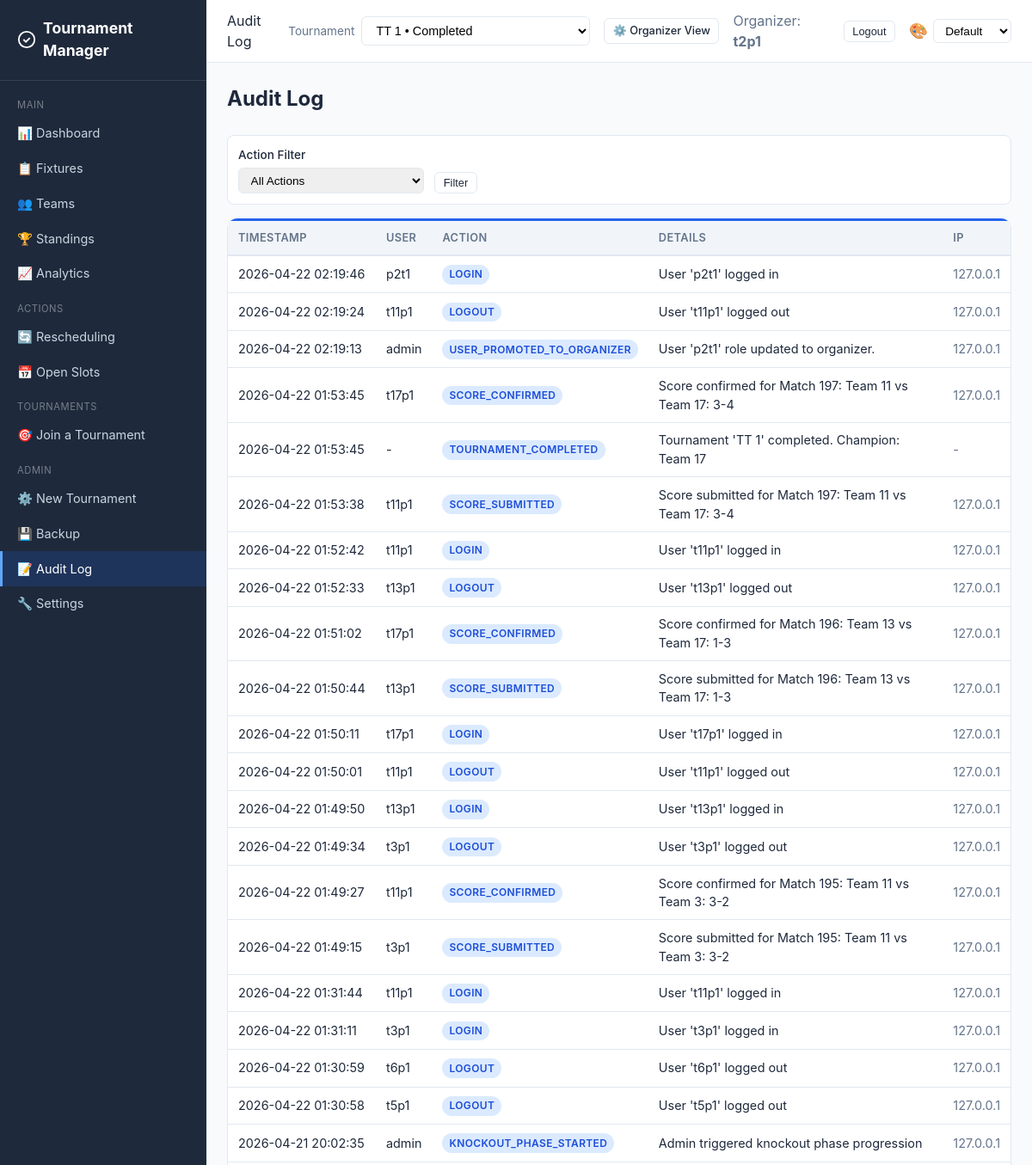
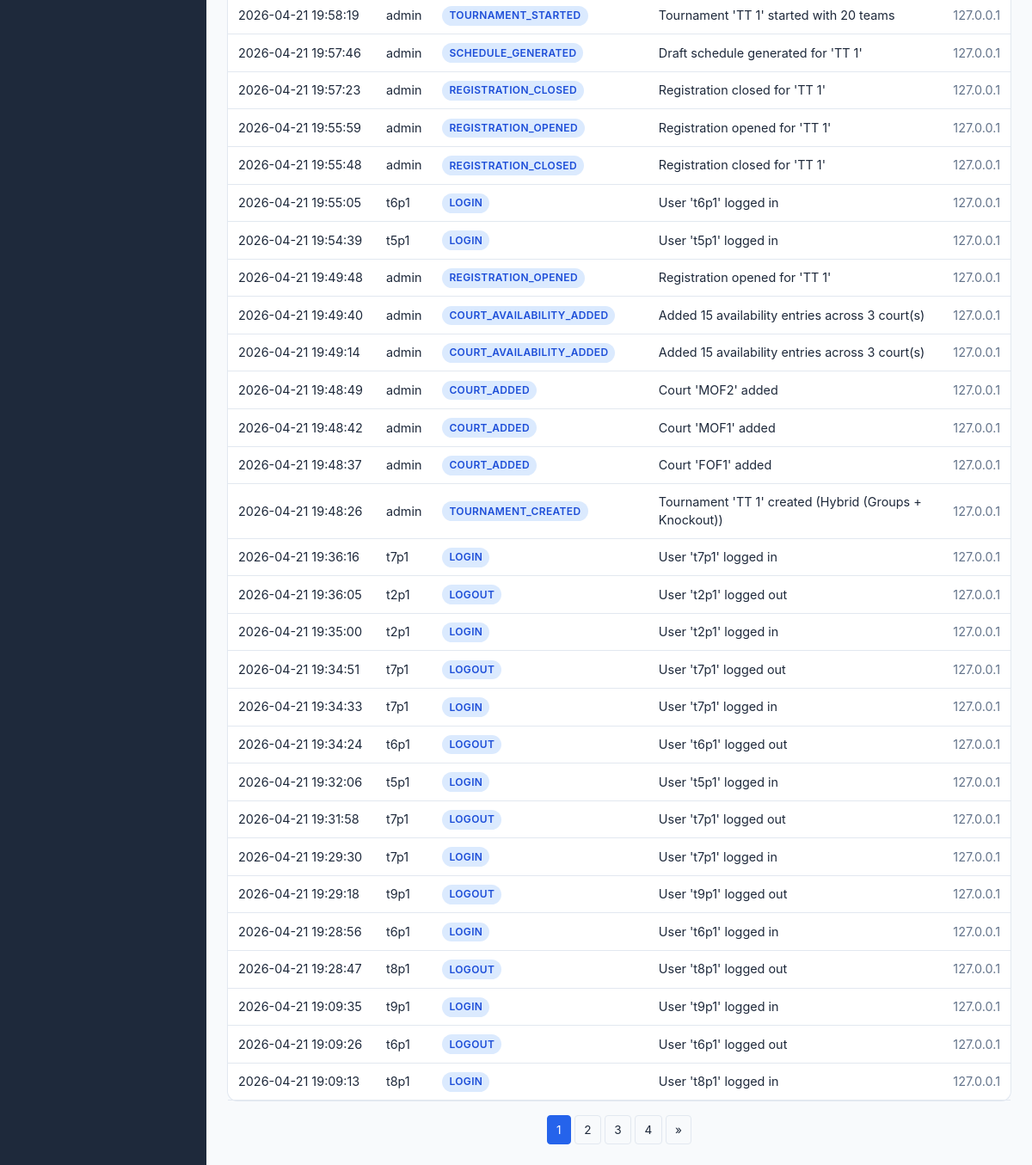
The app's page /audit-log/ (signed in), older data (2 pictures, top to bottom).
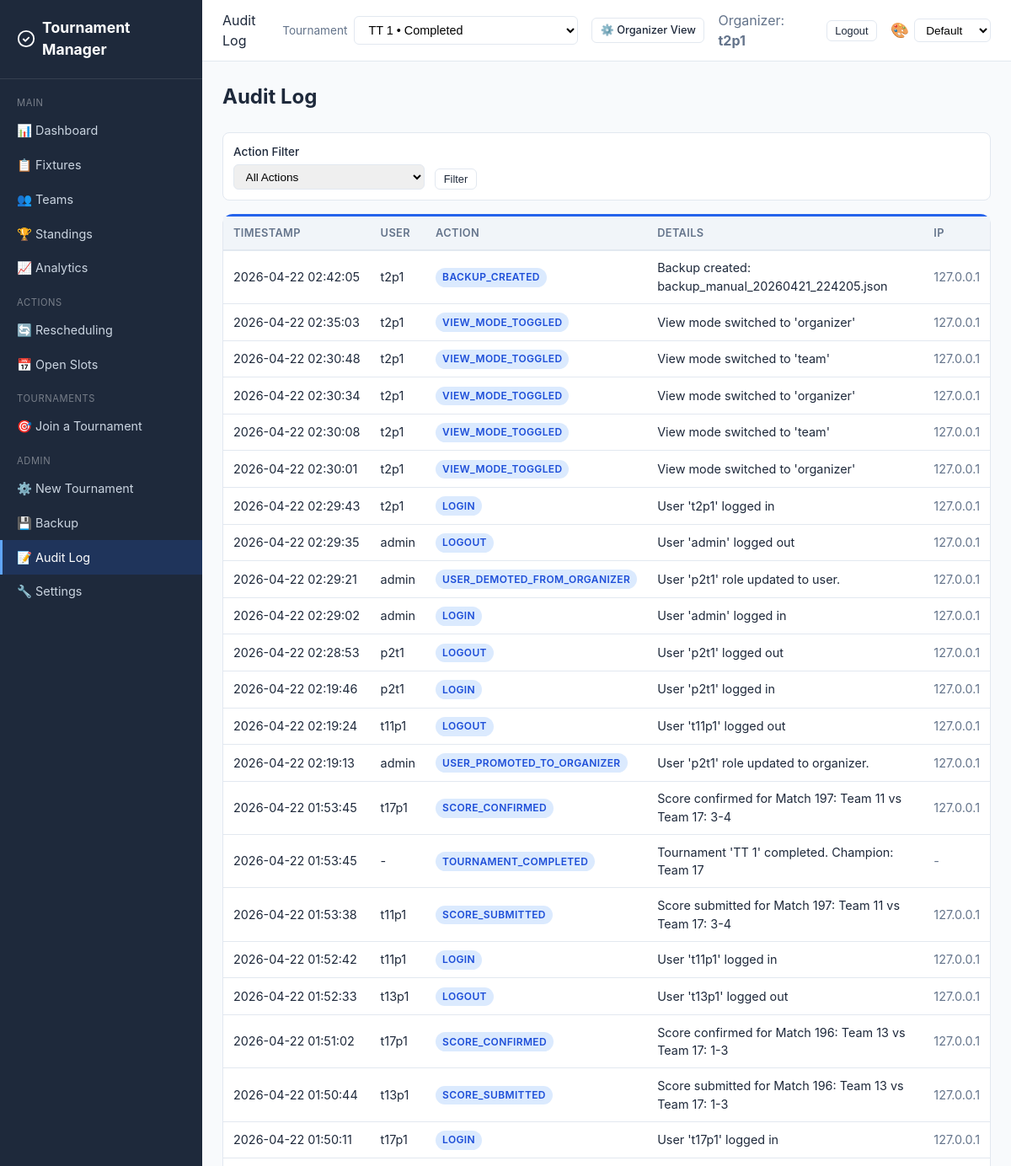
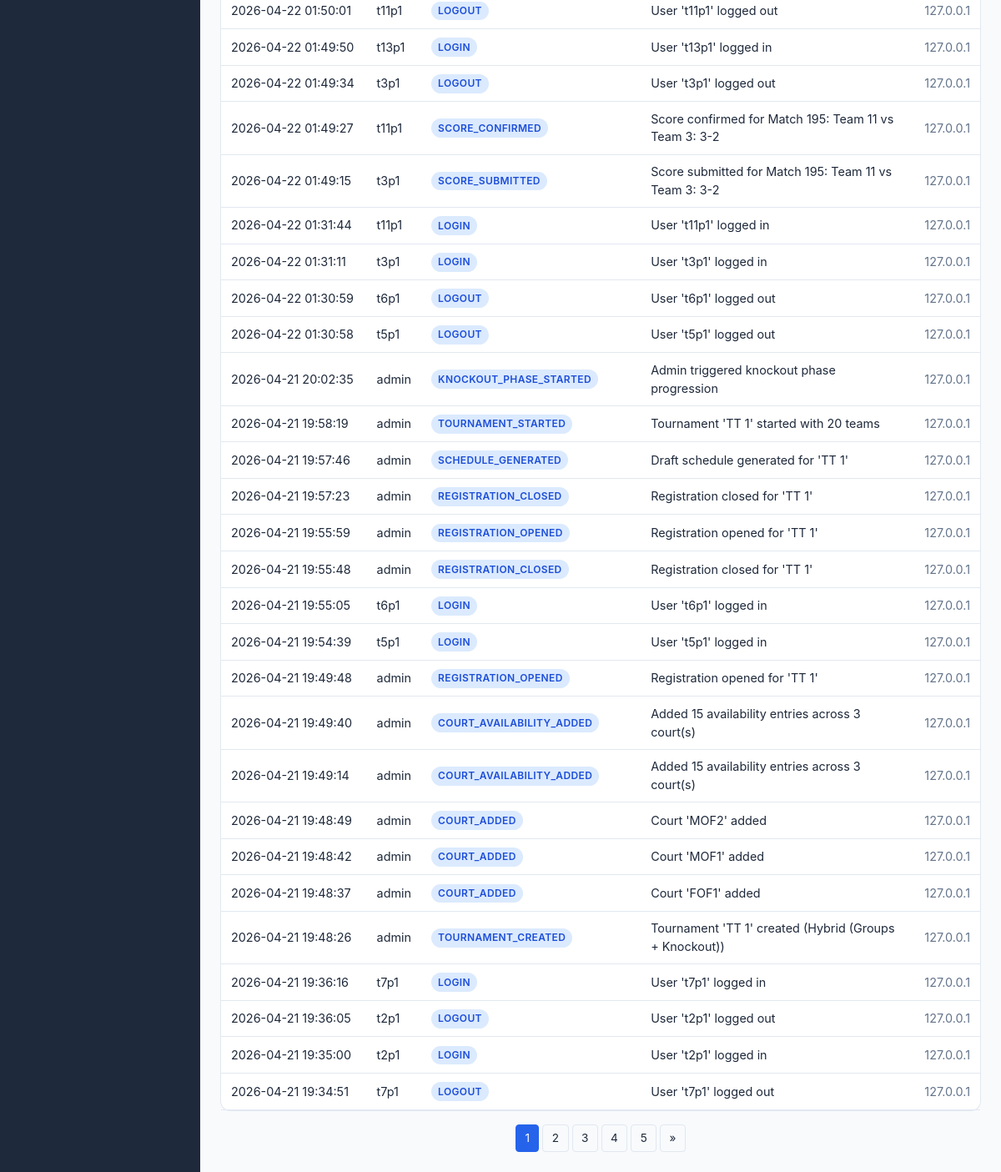
The same page, newer data (2 pictures, top to bottom).
### core/models.py (models this page shows, shortened)
class AuditLog(models.Model):
    user = models.ForeignKey(
        User, on_delete=models.SET_NULL, null=True, blank=True
    )
    action = models.CharField(max_length=100)
    details = models.TextField(default="")
    ip_address = models.GenericIPAddressField(null=True, blank=True)
    timestamp = models.DateTimeField(auto_now_add=True)
    tournament = models.ForeignKey(
        Tournament, on_delete=models.CASCADE, null=True, blank=True, related_name="audit_logs"
    )
    class Meta:
        ordering = ["-timestamp"]

### core/views.py (the view)
# urls.py: path("audit-log/", views.audit_log_view, name="audit_log"),
@login_required
def audit_log_view(request):
    tournament = _get_tournament(request)
    logs = AuditLog.objects.select_related("user")
    if tournament:
        logs = logs.filter(Q(tournament=tournament) | Q(tournament__isnull=True))
    action_filter = request.GET.get("action", "")
    if action_filter:
        logs = logs.filter(action=action_filter)
    page = _safe_page_param(request)
    per_page = 50
    total = logs.count()
    total_pages = max(1, (total + per_page - 1) // per_page)
    page = min(page, total_pages)
    logs = logs[(page - 1) * per_page : page * per_page]
    actions = AuditLog.objects.values_list("action", flat=True).distinct()
    return render(request, "core/audit_log.html", {
        "logs": logs, "actions": actions, "action_filter": action_filter,
        "page": page, "total_pages": total_pages, "page_range": range(1, total_pages + 1),
        **_tournament_context(request, tournament),
    })

### core/views.py (called while the page is built)
def _get_available_tournaments():
    return Tournament.objects.annotate(
        team_count=Count("teams", distinct=True),
        match_count=Count("matches", distinct=True),
    ).annotate(
        status_rank=db_models.Case(
            db_models.When(status="active", then=db_models.Value(0)),
            db_models.When(status="registration_open", then=db_models.Value(1)),
            db_models.When(status="ready", then=db_models.Value(2)),
            db_models.When(status="scheduled", then=db_models.Value(3)),
            db_models.When(status="setup", then=db_models.Value(4)),
            db_models.When(status="completed", then=db_models.Value(5)),
            default=db_models.Value(6),
            output_field=db_models.IntegerField(),
        )
    ).order_by("status_rank", "-created_at")

def _is_organizer(user):
    return user.is_staff or user.is_superuser

def _has_dual_roles(user):
    if not _is_organizer(user):
        return False
    return user.memberships.exists()

### templates/core/audit_log.html (shortened to what this page needs)
{% extends "core/base.html" %}
{% block page_header %}Audit Log{% endblock %}
{% block content %}
<h1 class="page-title">Audit Log</h1>
<form method="get" class="filters">
    <div class="form-group" style="margin-bottom:0">
        <label>Action Filter</label>
        <select name="action">
            <option value="">All Actions</option>
        </select>
    </div>
    <div class="form-group" style="margin-bottom:0;align-self:flex-end;">
        <button type="submit" class="btn btn-outline btn-sm">Filter</button>
    </div>
</form>
<div class="card">
    <div class="table-container">
    <table>
        <thead>
            <tr><th>Timestamp</th><th>User</th><th>Action</th><th>Details</th><th>IP</th></tr>
        </thead>
        <tbody>
        {% for log in logs %}
        <tr>
            <td style="white-space:nowrap;">{{ log.timestamp|date:"Y-m-d H:i:s" }}</td>
            <td>{{ log.user.username|default:"-" }}</td>
            <td><span class="badge badge-upcoming">{{ log.action }}</span></td>
            <td style="max-width:500px;overflow:hidden;text-overflow:ellipsis;">{{ log.details|truncatechars:100 }}</td>
            <td class="text-muted">{{ log.ip_address|default:"-" }}</td>
        </tr>
        {% empty %}
        <tr><td colspan="5" class="text-center text-muted">No log entries.</td></tr>
        {% endfor %}
        </tbody>
    </table>
    </div>
</div>
{% if total_pages > 1 %}
<div class="pagination">
    {% for p in page_range %}
    {% if p == page %}
    <span class="active">{{ p }}</span>
    {% else %}
    <a href="?page={{ p }}&action={{ action_filter }}">{{ p }}</a>
    {% endif %}
    {% endfor %}
    {% if page < total_pages %}<a href="?page={{ page|add:"1" }}&action={{ action_filter }}">&raquo;</a>{% endif %}
</div>
{% endif %}
{% endblock %}

Row changes from the older to the newer data that the page shows:
no longer on this page (row unchanged): AuditLog: timestamp "2026-04-21 19:34:33", user.username "t7p1", action "LOGIN", details "User 't7p1' logged in", ip_address "127.0.0.1"
no longer on this page (row unchanged): AuditLog: timestamp "2026-04-21 19:34:24", user.username "t6p1", action "LOGOUT", details "User 't6p1' logged out", ip_address "127.0.0.1"
no longer on this page (row unchanged): AuditLog: timestamp "2026-04-21 19:32:06", user.username "t5p1", action "LOGIN", details "User 't5p1' logged in", ip_address "127.0.0.1"
no longer on this page (row unchanged): AuditLog: timestamp "2026-04-21 19:31:58", user.username "t7p1", action "LOGOUT", details "User 't7p1' logged out", ip_address "127.0.0.1"
no longer on this page (row unchanged): AuditLog: timestamp "2026-04-21 19:29:30", user.username "t7p1", action "LOGIN", details "User 't7p1' logged in", ip_address "127.0.0.1"
no longer on this page (row unchanged): AuditLog: timestamp "2026-04-21 19:29:18", user.username "t9p1", action "LOGOUT", details "User 't9p1' logged out", ip_address "127.0.0.1"
no longer on this page (row unchanged): AuditLog: timestamp "2026-04-21 19:28:56", user.username "t6p1", action "LOGIN", details "User 't6p1' logged in", ip_address "127.0.0.1"
no longer on this page (row unchanged): AuditLog: timestamp "2026-04-21 19:28:47", user.username "t8p1", action "LOGOUT", details "User 't8p1' logged out", ip_address "127.0.0.1"
no longer on this page (row unchanged): AuditLog: timestamp "2026-04-21 19:09:35", user.username "t9p1", action "LOGIN", details "User 't9p1' logged in", ip_address "127.0.0.1"
no longer on this page (row unchanged): AuditLog: timestamp "2026-04-21 19:09:26", user.username "t6p1", action "LOGOUT", details "User 't6p1' logged out", ip_address "127.0.0.1"
no longer on this page (row unchanged): AuditLog: timestamp "2026-04-21 19:09:13", user.username "t8p1", action "LOGIN", details "User 't8p1' logged in", ip_address "127.0.0.1"
added AuditLog: timestamp "2026-04-22 02:42:05", user.username "t2p1", action "BACKUP_CREATED", details "Backup created: backup_manual_20260421_224205.json", ip_address "127.0.0.1"
added AuditLog: timestamp "2026-04-22 02:35:03", user.username "t2p1", action "VIEW_MODE_TOGGLED", details "View mode switched to 'organizer'", ip_address "127.0.0.1"
added AuditLog: timestamp "2026-04-22 02:30:48", user.username "t2p1", action "VIEW_MODE_TOGGLED", details "View mode switched to 'team'", ip_address "127.0.0.1"
added AuditLog: timestamp "2026-04-22 02:30:34", user.username "t2p1", action "VIEW_MODE_TOGGLED", details "View mode switched to 'organizer'", ip_address "127.0.0.1"
added AuditLog: timestamp "2026-04-22 02:30:08", user.username "t2p1", action "VIEW_MODE_TOGGLED", details "View mode switched to 'team'", ip_address "127.0.0.1"
added AuditLog: timestamp "2026-04-22 02:30:01", user.username "t2p1", action "VIEW_MODE_TOGGLED", details "View mode switched to 'organizer'", ip_address "127.0.0.1"
added AuditLog: timestamp "2026-04-22 02:29:43", user.username "t2p1", action "LOGIN", details "User 't2p1' logged in", ip_address "127.0.0.1"
added AuditLog: timestamp "2026-04-22 02:29:35", user.username "admin", action "LOGOUT", details "User 'admin' logged out", ip_address "127.0.0.1"
added AuditLog: timestamp "2026-04-22 02:29:21", user.username "admin", action "USER_DEMOTED_FROM_ORGANIZER", details "User 'p2t1' role updated to user.", ip_address "127.0.0.1"
added AuditLog: timestamp "2026-04-22 02:29:02", user.username "admin", action "LOGIN", details "User 'admin' logged in", ip_address "127.0.0.1"
added AuditLog: timestamp "2026-04-22 02:28:53", user.username "p2t1", action "LOGOUT", details "User 'p2t1' logged out", ip_address "127.0.0.1"
Text that changed along with them:
new list line: "5"
